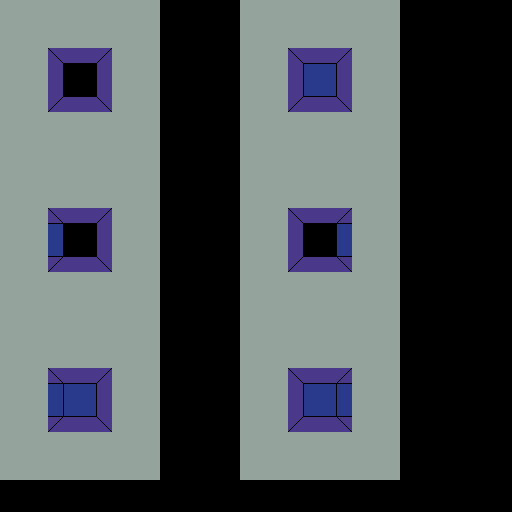

A level layout from a 2D game, rendered from its tile map. Below: a short description, then the map file with tile-grid data replaced by summaries:
An orthogonal 64x64 tile map with 8x8 px tiles, 1 tile layer (Tile Layer 1).

<map version="1.9" tiledversion="1.9.2" orientation="orthogonal" renderorder="right-down" width="64" height="64" tilewidth="8" tileheight="8" infinite="0" nextlayerid="2" nextobjectid="1">
 <editorsettings>
  <export target="tilemapThree.c" format="gba" />
 </editorsettings>
 <tileset firstgid="1" source="tileset.tsx" />
 <layer id="1" name="Tile Layer 1" width="64" height="64">
  <data>[4096 cells, 3600 non-empty, 17 distinct tile ids]</data>
 </layer>
</map>